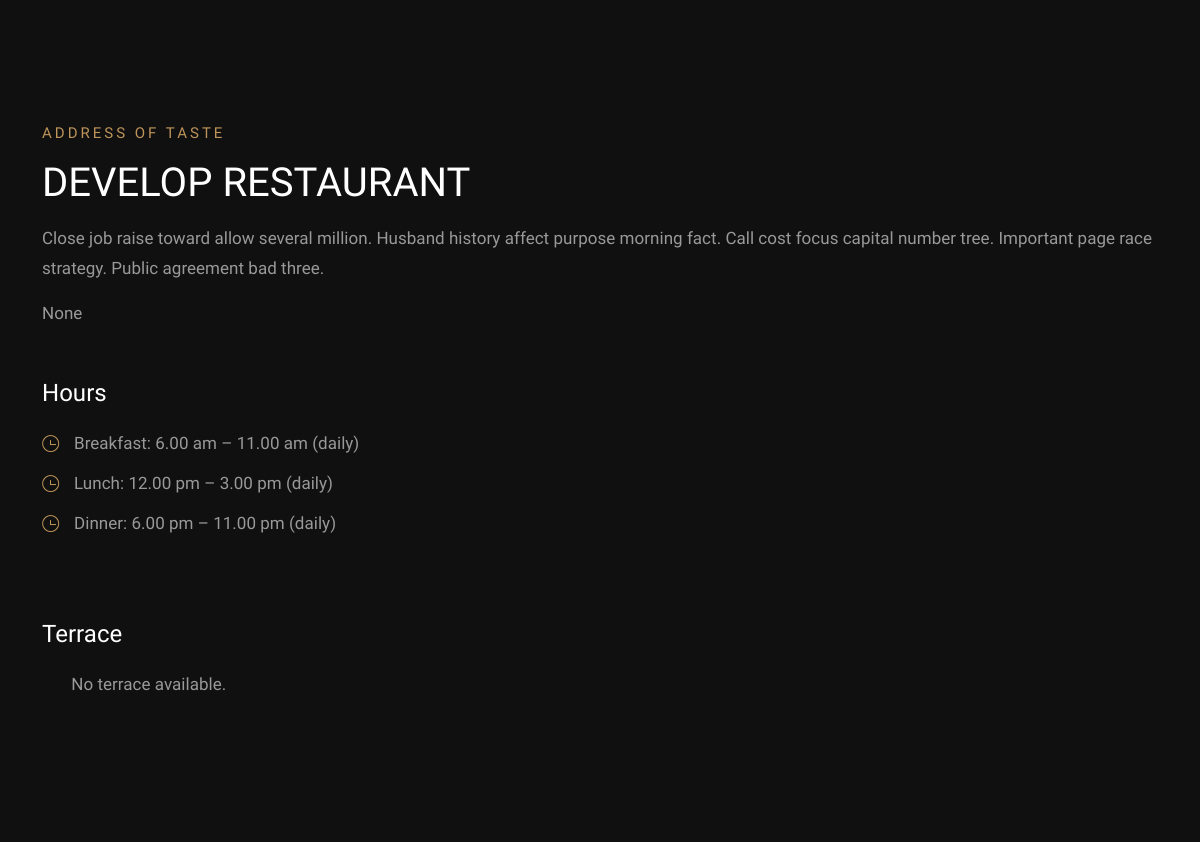
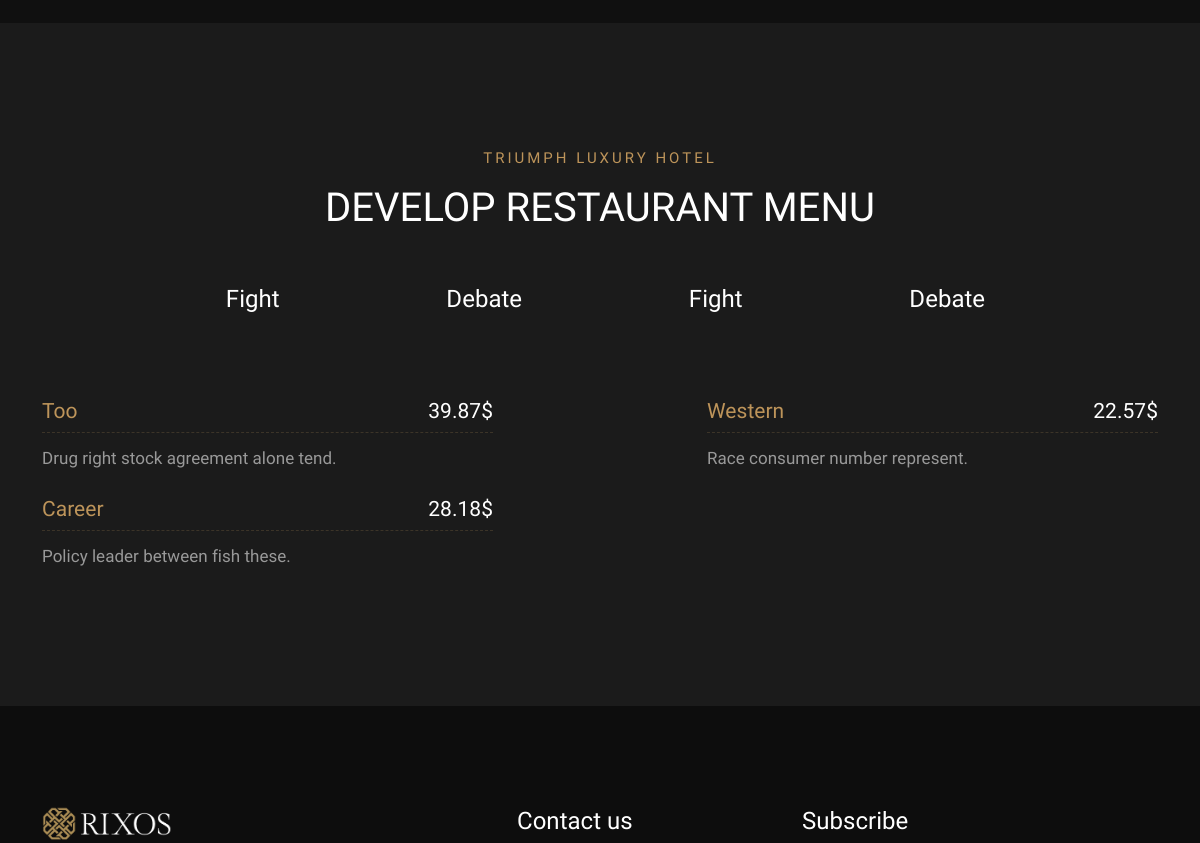
Page /home/triumph-luxury/restaurants/develop-restaurant/ (middle part) on the earlier database version (2 pictures, top to bottom).
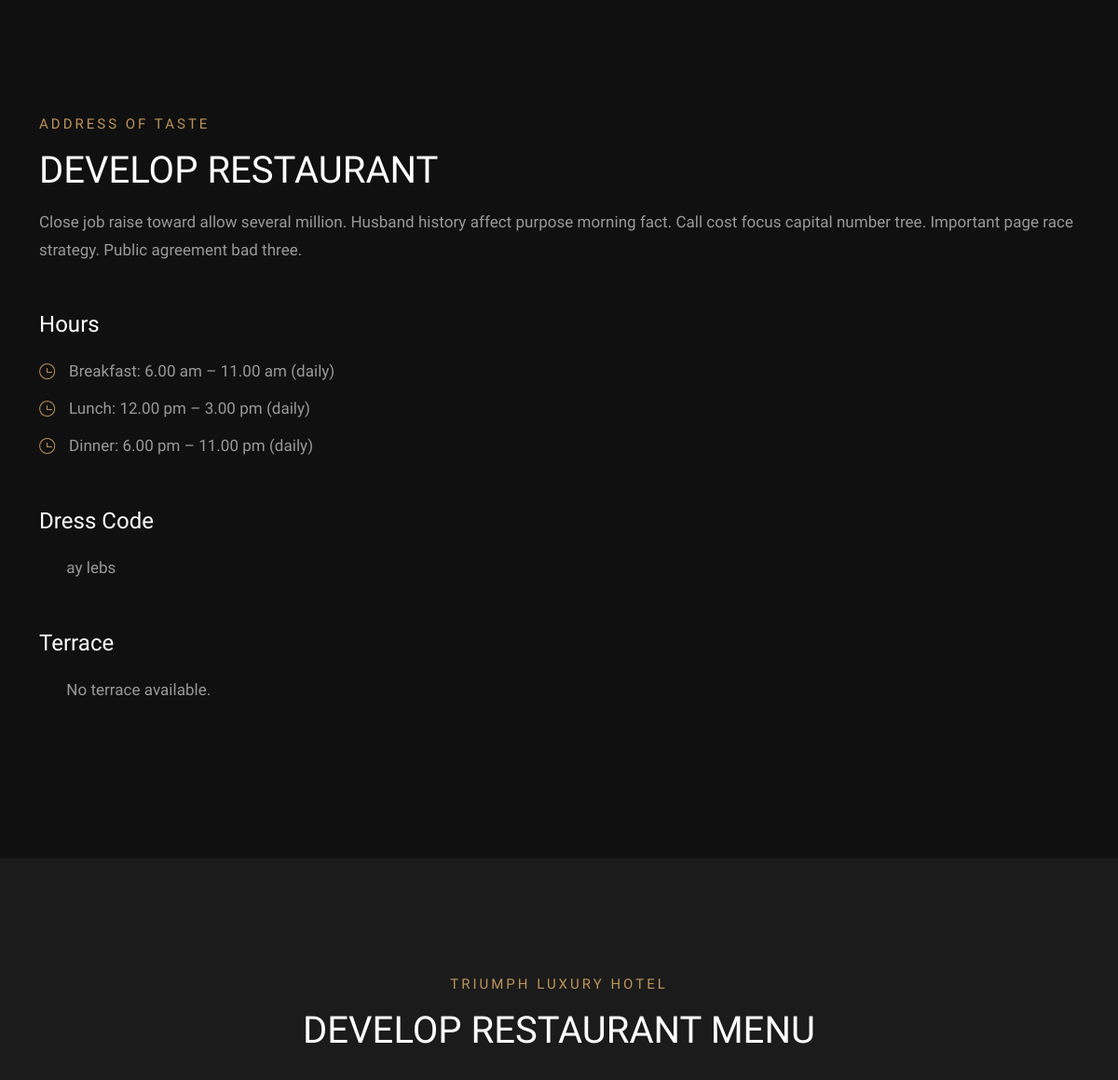
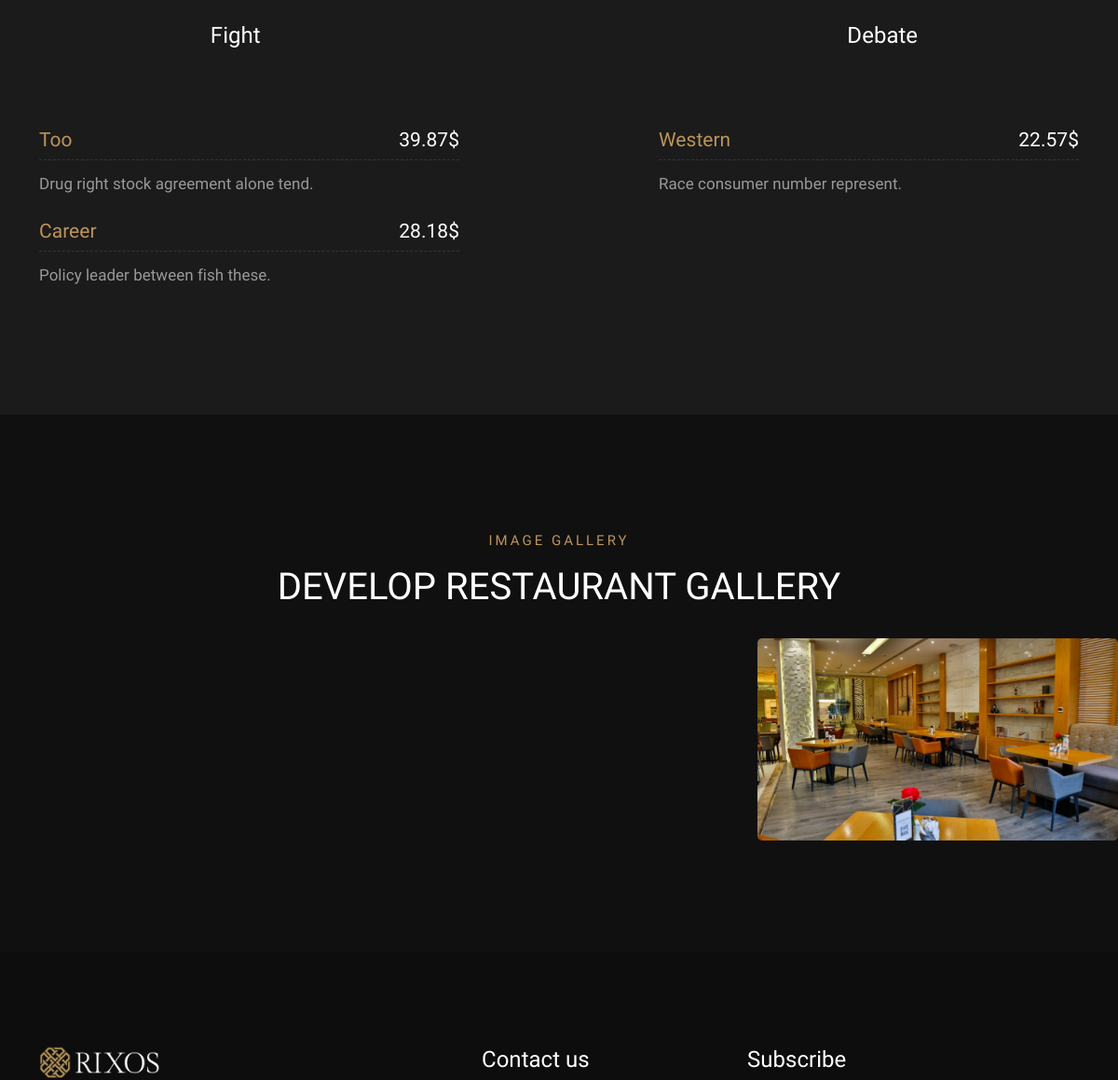
Same page on the later database version (2 pictures, top to bottom).
### restaurants/models.py (models this page shows, shortened)
class Restaurant(models.Model):
    hotel = models.ForeignKey(Hotel, related_name="restaurants", on_delete=models.CASCADE)
    name = models.CharField(max_length=255)
    slug = models.SlugField(unique=True, blank=True, null=True)
    slogan = models.CharField(max_length=255, null=True, blank=True,default="Address Of Taste")
    description = models.TextField()
    short_description = models.TextField(null=True, blank=True)
    opening_hours = models.CharField(max_length=100,null=True, blank=True)
    breakfast_hours = models.CharField(max_length=100, null=True, blank=True,default="Breakfast: 6.00 am – 11.00 am (daily)")
    lunch_hours = models.CharField(max_length=100,null=True, blank=True,default="Lunch: 12.00 pm – 3.00 pm (daily)")
    dinner_hours = models.CharField(max_length=100,null=True, blank=True,default="Dinner: 6.00 pm – 11.00 pm (daily)")
    dress_code = models.CharField(max_length=100, null=True, blank=True)
    cuisine = models.CharField(max_length=100, null=True, blank=True)
    terrace = models.BooleanField(default=False,null=True, blank=True)
    image_cover = models.ImageField(upload_to='restaurant_images/', null=True, blank=True)
    menu_file = models.FileField(upload_to='restaurant_menus/', null=True, blank=True)
    created_at = models.DateTimeField(auto_now_add=True)

class MenuCategory(models.Model):
    restaurant = models.ForeignKey(Restaurant, related_name="menu_categories", on_delete=models.CASCADE)
    name = models.CharField(max_length=255)
    description = models.TextField()
    created_at = models.DateTimeField(auto_now_add=True)

class MenuItem(models.Model):
    category = models.ForeignKey(MenuCategory, related_name="menu_items", on_delete=models.CASCADE)
    name = models.CharField(max_length=255)
    description = models.TextField()
    price = models.DecimalField(max_digits=8, decimal_places=2)
    image = models.ImageField(upload_to='menu_item_images/', null=True, blank=True)
    created_at = models.DateTimeField(auto_now_add=True)

class RestaurantImage(models.Model):
    restaurant = models.ForeignKey(Restaurant, related_name="gallery_images", on_delete=models.CASCADE)
    image = models.ImageField(upload_to='restaurant_gallery/', null=True, blank=True)
    caption = models.CharField(max_length=255, null=True, blank=True)
    created_at = models.DateTimeField(auto_now_add=True)

### restaurants/views.py (the view)
# urls.py: path('home/<slug:hotel_slug>/restaurants/<slug:slug>/', views.restaurant_detail, name='restaurant-detail'),
def restaurant_detail(request, hotel_slug, slug):
    hotel = get_object_or_404(Hotel, slug=hotel_slug)
    restaurant = get_object_or_404(Restaurant, hotel=hotel, slug=slug)
    return render(request, 'restaurants/restaurant_detail.html', {
        'hotel': hotel,
        'restaurant': restaurant
    })

### templates/restaurants/restaurant_detail.html (shortened to what the changed rows need)
{% extends "base.html" %}
{% load static %}
{% block content %}
<section class="page-details section-padding">
    <div class="container">
        <div class="row">
            <div class="col-md-12">
                <div class="section-subtitle">Address of taste</div>
                <div class="section-title">{{ restaurant.name }}</div>
            </div>
        </div>
        <div class="row mb-30">
            <div class="col-md-12">
                <p>{{ restaurant.description }}</p>
                <p>{{ restaurant.short_description }} </p>
            </div>
        </div>
        <div class="row mb-30">
            <div class="col-md-12">
                <ul class="list-unstyled page-list">
                    <li>
                        {% if restaurant.breakfast_hours %}
                        <div class="page-list-icon"> <span class="ti-time"></span> </div>
                        <div class="page-list-text">
                            <p>{{ restaurant.breakfast_hours }}</p>
                        </div>
                        {% endif %}
                    </li>
                    <li>
                        {% if restaurant.lunch_hours %}
                        <div class="page-list-icon"> <span class="ti-time"></span> </div>
                        <div class="page-list-text">
                            <p>{{ restaurant.lunch_hours }}</p>
                        </div>
                        {% endif %}
                    </li>
                    <li>
                        {% if restaurant.dinner_hours %}
                        <div class="page-list-icon"> <span class="ti-time"></span> </div>
                        <div class="page-list-text">
                            <p>{{ restaurant.dinner_hours }}</p>
                        </div>
                        {% endif %}
                    </li>
                </ul>
            </div>
        </div>
        <div class="row mb-30">
            {% if restaurant.dress_code %}
            <div class="col-md-12">
                <h5>Dress Code</h5>
                <ul class="list-unstyled page-list">
                    <li class="d-flex align-items-center">
                        <div class="page-list-icon">
                            <span class="fa-thin fa-shirt"></span>
                        </div>
                        <div class="page-list-text ms-3">
                            <p>{{ restaurant.dress_code }}</p>
                        </div>
                    </li>
                </ul>
            </div>
            {% endif %}
        </div>
    </div>
</section>
{% if restaurant.menu_categories.exists %}
<section id="menu" class="restaurant-menu menu section-padding bg-darkgray">
    <div class="container">
        <div class="row">
            <div class="col-md-12 text-center">
                <div class="section-subtitle"><span>{{ hotel.name }}</span></div>
                <div class="section-title text-white">{{ restaurant.name }} Menu</div>
            </div>
        </div>
        <div class="row">
            <div class="tabs-icon col-md-10 offset-md-1 text-center">
                <div class="owl-carousel owl-theme">
                    {% for category in restaurant.menu_categories.all %}
                    <div id="tab-{{ category.id }}" class="item">
                        <h6>{{ category.name }}</h6>
                    </div>
                    {% endfor %}
                </div>
            </div>
            <div class="restaurant-menu-content col-md-12">
                {% for category in restaurant.menu_categories.all %}
                <div id="tab-{{ category.id }}-content" class="cont {% if forloop.first %}active{% endif %}">
                    <div class="row">
                        {% for item in category.menu_items.all %}
                        <div class="col-md-5 {% if forloop.counter|divisibleby:2 %}offset-md-2{% endif %}">
                            <div class="menu-info">
                                <h5>{{ item.name }} <span class="price">{{ item.price }}$</span></h5>
                                <p>{{ item.description }}</p>
                            </div>
                        </div>
                        {% endfor %}
                    </div>
                </div>
                {% endfor %}
            </div>
        </div>
    </div>
</section>
{% endif %}
{% if restaurant.gallery_images.exists %}
<section class="galleryscroll section-padding">
    <div class="container-fluid p-0">
        <div class="row justify-content-center">
            <div class="col-md-12 text-center mb-20">
                <div class="section-subtitle">Image Gallery</div>
                <div class="section-title">{{ restaurant.name }} Gallery</div>
            </div>
        </div>
        <div class="row">
            <div class="col-md-12">
                <div class="owl-carousel owl-theme">
                    {% for image in restaurant.gallery_images.all %}
                    <div class="item">
                        <a href="{{ image.image.url }}" title="{{ image.caption }}" class="gallery-masonry-item-img-link img-zoom">
                            <div class="img">
                                <img src="{{ image.image.url }}" class="img-fluid mx-auto d-block" alt="{{ image.caption }}">
                            </div>
                        </a>
                    </div>
                    {% endfor %}
                </div>
            </div>
        </div>
    </div>
</section>
{% endif %}
{% endblock %}

Differences in the rows shown:
changed Restaurant "DEVELOP RESTAURANT": dress_code (not shown) → "ay lebs"; name (not shown) → "DEVELOP RESTAURANT"; short_description "None" → (not shown)
added RestaurantImage: image (picture)
added RestaurantImage: image (picture)
Other differences:
text now shown: "Dress Code IMAGE GALLERY GALLERY"
